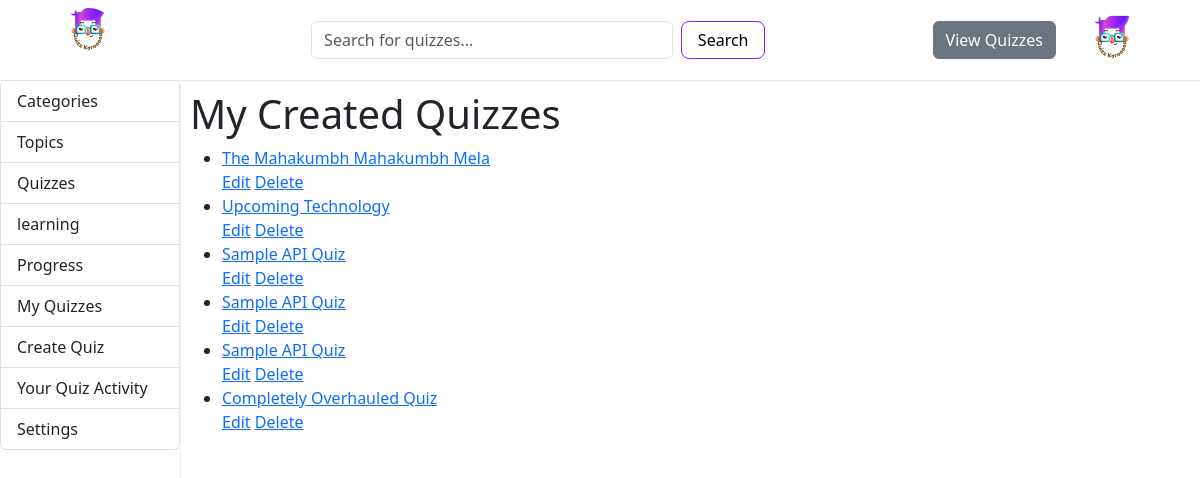
Page /my-quizzes/ (signed in) on the committed database.
### quizapplication/models.py (models this page shows, shortened)
class Quiz(models.Model):
    title = models.CharField(max_length=255)
    description = models.TextField(blank=True, null=True)
    topic = models.ForeignKey(Topic, related_name='quizzes', on_delete=models.CASCADE)
    created_at = models.DateTimeField(auto_now_add=True)
    updated_at = models.DateTimeField(auto_now=True)
    passing_score = models.PositiveIntegerField(default=50)
    is_dynamic = models.BooleanField(default=False)
    created_by = models.ForeignKey(User, on_delete=models.CASCADE, related_name='created_quizzes', null=True, blank=True)

### quizapplication/views.py (the view)
# urls.py: path('my-quizzes/', my_quizzes, name='my_quizzes'),
def my_quizzes(request):
    user_quizzes = Quiz.objects.filter(
    created_by=request.user
        )
    return render(request, 'quizzes/my_quizzes.html', {'quizzes': user_quizzes})

### templates/quizzes/my_quizzes.html (shortened to what this page needs)
{% extends 'base.html' %}
{% block content %}
<div class="quiz-list-container">
    <h1>My Created Quizzes</h1>
    {% if quizzes %}
        <ul class="quiz-list">
            {% for quiz in quizzes %}
                <li class="quiz-list-item">
                    <div>
                        <a href="{% url 'quizapplication:quiz_detail' pk=quiz.id %}" class="quiz-title-link">{{ quiz.title }}</a>
                    </div>
                    <div class="quiz-actions">
                        <a href="{% url 'quizapplication:update_quiz' quiz_id=quiz.id %}" class="action-edit">Edit</a>
                        {% if quiz.id %}
                            <a href="{% url 'quizapplication:quiz_delete' quiz_id=quiz.id %}" class="action-delete">Delete</a>
                        {% else %}
                            <span class="action-delete-invalid">Delete (Invalid ID)</span>
                        {% endif %}
                    </div>
                </li>
            {% endfor %}
        </ul>
    {% else %}
        <p class="no-quizzes-message">You haven't created any quizzes yet.</p>
    {% endif %}
</div>
{% endblock %}

### templates/base.html (style rules this page uses)
* { padding: 0px; margin: 0px; text-decoration: none; box-sizing: border-box; font-family: system-ui, -apple-system, BlinkMacSystemFont, 'Segoe UI', Roboto, Oxygen, Ubuntu, Cantarell, 'Open Sans', 'Helvetica Neue', sans-serif; }
html { min-width: 100vw; }
@media (min-width: 1000px) { body { width: 100vw; } }

### rows in the picture
Quiz: title "The Mahakumbh Mahakumbh Mela", shows "Delete"
Quiz: title "Upcoming Technology", shows "Delete"
Quiz: title "Sample API Quiz", shows "Delete"
Quiz: title "Sample API Quiz", shows "Delete"
Quiz: title "Sample API Quiz", shows "Delete"
Quiz: title "Completely Overhauled Quiz", shows "Delete"
